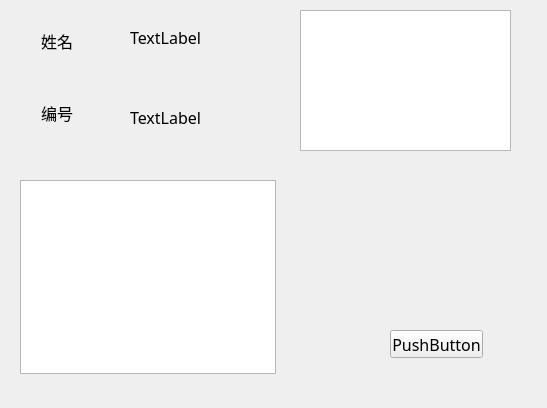
<?xml version="1.0" encoding="UTF-8"?>
<ui version="4.0">
 <class>Form3</class>
 <widget class="QWidget" name="Form3">
  <property name="geometry">
   <rect>
    <x>0</x>
    <y>0</y>
    <width>547</width>
    <height>408</height>
   </rect>
  </property>
  <property name="font">
   <font>
    <family>新宋体</family>
    <pointsize>12</pointsize>
   </font>
  </property>
  <property name="windowTitle">
   <string>Form</string>
  </property>
  <widget class="QLabel" name="label">
   <property name="geometry">
    <rect>
     <x>41</x>
     <y>31</y>
     <width>40</width>
     <height>20</height>
    </rect>
   </property>
   <property name="text">
    <string>姓名</string>
   </property>
  </widget>
  <widget class="QLabel" name="label_2">
   <property name="geometry">
    <rect>
     <x>41</x>
     <y>103</y>
     <width>40</width>
     <height>20</height>
    </rect>
   </property>
   <property name="text">
    <string>编号</string>
   </property>
  </widget>
  <widget class="QLabel" name="label_3">
   <property name="geometry">
    <rect>
     <x>130</x>
     <y>30</y>
     <width>72</width>
     <height>15</height>
    </rect>
   </property>
   <property name="text">
    <string>TextLabel</string>
   </property>
  </widget>
  <widget class="QLabel" name="label_4">
   <property name="geometry">
    <rect>
     <x>130</x>
     <y>110</y>
     <width>72</width>
     <height>15</height>
    </rect>
   </property>
   <property name="text">
    <string>TextLabel</string>
   </property>
  </widget>
  <widget class="QTextBrowser" name="textBrowser_2">
   <property name="geometry">
    <rect>
     <x>300</x>
     <y>10</y>
     <width>211</width>
     <height>141</height>
    </rect>
   </property>
  </widget>
  <widget class="QPushButton" name="pushButton">
   <property name="geometry">
    <rect>
     <x>390</x>
     <y>330</y>
     <width>93</width>
     <height>28</height>
    </rect>
   </property>
   <property name="text">
    <string>PushButton</string>
   </property>
  </widget>
  <widget class="QWidget" name="">
   <property name="geometry">
    <rect>
     <x>20</x>
     <y>180</y>
     <width>304</width>
     <height>194</height>
    </rect>
   </property>
   <layout class="QHBoxLayout" name="horizontalLayout">
    <item>
     <widget class="QTextBrowser" name="textBrowser"/>
    </item>
    <item>
     <spacer name="horizontalSpacer">
      <property name="orientation">
       <enum>Qt::Horizontal</enum>
      </property>
      <property name="sizeHint" stdset="0">
       <size>
        <width>40</width>
        <height>20</height>
       </size>
      </property>
     </spacer>
    </item>
   </layout>
  </widget>
 </widget>
 <resources/>
 <connections/>
</ui>
